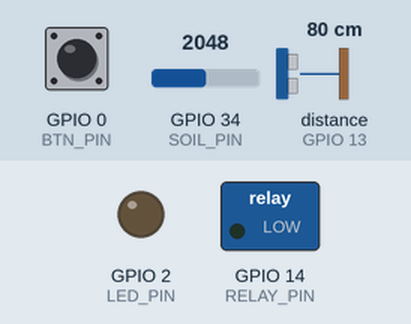
The sketch below on a simulated ESP32. Shown: switched loads named in the sketch (green lamp = pin HIGH), output pins drawn as LEDs (lit = HIGH). Wiring (inferred from the names in the program): ultrasonic range finder: trigger GPIO 5; echo GPIO 13. The inputs (shaded band) are chosen by the test bench; at power-on: distance to the obstacle (sensor on GPIO 13) 80 cm, GPIO 0 (BTN_PIN) HIGH, GPIO 34 (SOIL_PIN) = 2048. The echo pulse lasts 58.3 µs per cm; WiFi joins after 1.5 s; servers stay silent unless stated; uploads are accepted with an empty reply; EEPROM starts erased; pins used as bus, display or sensor lines are not drawn; what the sketch prints to the serial monitor is not drawn.

Above: at 2.9 s.
3.0 s: distance to the obstacle (sensor on GPIO 13) set to 2 cm
6.0 s: GPIO 0 (BTN_PIN) pulled LOW for 1 s
At 7.1 s:
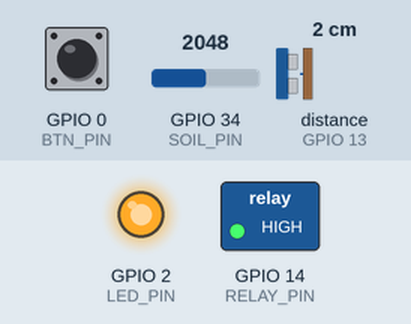
8.5 s: distance to the obstacle (sensor on GPIO 13) set to 16 cm
11.5 s: distance to the obstacle (sensor on GPIO 13) set to 21 cm
At 12.0 s:
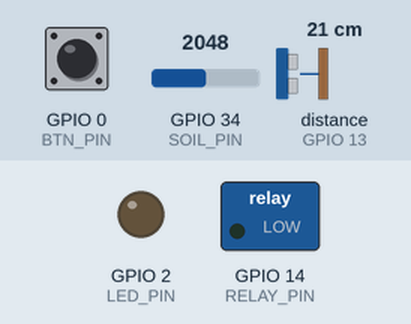
13.0 s: GPIO 0 (BTN_PIN) pulled LOW for 1 s
Timing chart, 0 to 16.0 s (numbered marks = the images above; inputs shaded):
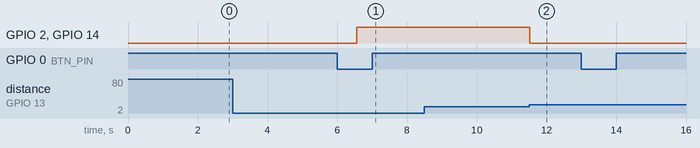

Measured:
- the behaviour switches between 18 and 19 cm on distance to the obstacle (sensor on GPIO 13) (found by bisection; images 1 and 2)
- after the input at 3.0 s, every drawn part: stays the same
- after the input at 6.0 s, GPIO 2 (LED_PIN): LOW → HIGH after 0.56 s; GPIO 14 (RELAY_PIN): LOW → HIGH after 0.55 s
- after the input at 8.5 s, every drawn part: stays the same
- after the input at 11.5 s, GPIO 2 (LED_PIN), GPIO 14 (RELAY_PIN): HIGH → LOW at once
- after the input at 13.0 s, every drawn part: stays the same

The sketch:

Y4Project.ino
```cpp
/*
 * ESP32 — soil moisture, HC-SR04, pump relay, BOOT = manual pump.
 * WiFi failover, Azure config pull, offline auto-irrigate.
 * Pump OFF when water tank empty (>= tankEmptyCm, default 18.5 cm).
 */

#include <WiFi.h>
#include <HTTPClient.h>
#include <Preferences.h>

const char *WIFI_SSIDS[] = { "SSID", "YOUR_BACKUP_SSID" };
const char *WIFI_PASSWORDS[] = { "PASSWORD", "YOUR_BACKUP_PASS" };
const int WIFI_COUNT = 2;

const char *SENSOR_URL = "http://4.233.212.124/sensor_api.php";
const char *CONFIG_URL = "http://4.233.212.124/sensor_config.php?id=";

const unsigned long UPLOAD_MS = 10000;
const unsigned long CONFIG_MS = 2000;
const unsigned long WIFI_TRY_MS = 12000;
const unsigned long DEBUG_MS = 2000;
const unsigned long PUMP_MANUAL_MS = 10000;

#define SOIL_PIN 34
#define TRIG_PIN 5
#define ECHO_PIN 13
#define USOUND_TIMEOUT_US 30000UL
#define RELAY_PIN 14
#define LED_PIN 2
#define BTN_PIN 0

Preferences prefs;
String chipId;

int soilRaw = 0;
float distanceCm = -1.0f;
float tankEmptyCm = 18.5f;

bool pumpOn = false;
unsigned long pumpUntil = 0;
unsigned long lastUpload, lastConfig, lastDebug, lastAutoPump, configRev;
unsigned long pumpMs = 5000, cooldownMs = 300000;
float threshPct = 40.0f;
bool autoOn = false;

int lastBtn = HIGH;
unsigned long debounceAt = 0;

float soilPercent() {
  return ((4095.0f - soilRaw) / 4095.0f) * 100.0f;
}

bool tankIsEmpty() {
  return distanceCm >= 0.0f && distanceCm >= tankEmptyCm;
}

bool pumpAllowed() {
  if (distanceCm < 0.0f) return true;
  return distanceCm < tankEmptyCm;
}

void readDistance() {
  digitalWrite(TRIG_PIN, LOW);
  delayMicroseconds(2);
  digitalWrite(TRIG_PIN, HIGH);
  delayMicroseconds(10);
  digitalWrite(TRIG_PIN, LOW);
  long us = pulseIn(ECHO_PIN, HIGH, USOUND_TIMEOUT_US);
  distanceCm = (us > 0) ? (us * 0.0343f) / 2.0f : -1.0f;
}

void loadPrefs() {
  prefs.begin("irrigate", true);
  threshPct = prefs.getFloat("thresh", 40.0f);
  pumpMs = prefs.getULong("pumpMs", 5000);
  cooldownMs = prefs.getULong("coolMs", 300000);
  autoOn = prefs.getBool("auto", false);
  lastAutoPump = prefs.getULong("lastPump", 0);
  configRev = prefs.getULong("cfgRev", 0);
  tankEmptyCm = prefs.getFloat("tankEmpty", 18.5f);
  prefs.end();
}

void savePrefs() {
  prefs.begin("irrigate", false);
  prefs.putFloat("thresh", threshPct);
  prefs.putULong("pumpMs", pumpMs);
  prefs.putULong("coolMs", cooldownMs);
  prefs.putBool("auto", autoOn);
  prefs.putULong("lastPump", lastAutoPump);
  prefs.putULong("cfgRev", configRev);
  prefs.putFloat("tankEmpty", tankEmptyCm);
  prefs.end();
}

int jInt(const String &b, const char *k, int def) {
  String n = String("\"") + k + "\":";
  int i = b.indexOf(n);
  return (i < 0) ? def : b.substring(i + n.length()).toInt();
}

bool jBool(const String &b, const char *k, bool def) {
  String n = String("\"") + k + "\":";
  int i = b.indexOf(n);
  if (i < 0) return def;
  String t = b.substring(i + n.length());
  if (t.startsWith("true")) return true;
  if (t.startsWith("false")) return false;
  return def;
}

float jFloat(const String &b, const char *k, float def) {
  String n = String("\"") + k + "\":";
  int i = b.indexOf(n);
  if (i < 0) return def;
  return b.substring(i + n.length()).toFloat();
}

void applyConfig(const String &body) {
  bool assigned = jBool(body, "assigned", false);
  int eff = jInt(body, "effective_threshold_percent", 40);
  int pMs = jInt(body, "pump_duration_ms", 5000);
  int cMs = jInt(body, "cooldown_ms", 300000);
  unsigned long rev = (unsigned long)jInt(body, "config_revision", 0);
  float te = jFloat(body, "tank_empty_cm", tankEmptyCm);

  eff = constrain(eff, 0, 100);
  pMs = max(pMs, 1000);
  cMs = max(cMs, 60000);
  if (te >= 5.0f && te <= 50.0f) tankEmptyCm = te;

  autoOn = assigned && jBool(body, "auto_irrigate_enabled", assigned);
  threshPct = (float)eff;
  pumpMs = (unsigned long)pMs;
  cooldownMs = (unsigned long)cMs;
  configRev = rev;
  savePrefs();

  Serial.printf("Config #%lu: auto=%s thresh=%.0f%% pump=%lums tankEmpty=%.1fcm\n",
                rev, autoOn ? "ON" : "OFF", threshPct, pumpMs, tankEmptyCm);
}

void applyConfigIfNew(const String &body) {
  unsigned long rev = (unsigned long)jInt(body, "config_revision", configRev);
  if (rev != configRev) applyConfig(body);
}

bool connectWifi() {
  WiFi.mode(WIFI_STA);
  for (int i = 0; i < WIFI_COUNT; i++) {
    if (!WIFI_SSIDS[i][0] || !strcmp(WIFI_SSIDS[i], "YOUR_BACKUP_SSID")) continue;
    Serial.printf("WiFi: %s ", WIFI_SSIDS[i]);
    WiFi.begin(WIFI_SSIDS[i], WIFI_PASSWORDS[i]);
    unsigned long t0 = millis();
    while (WiFi.status() != WL_CONNECTED && millis() - t0 < WIFI_TRY_MS) {
      delay(300);
      Serial.print('.');
    }
    Serial.println();
    if (WiFi.status() == WL_CONNECTED) {
      Serial.println(WiFi.localIP());
      return true;
    }
    WiFi.disconnect(true);
    delay(200);
  }
  Serial.println("WiFi offline — using saved config");
  return false;
}

void ensureWifi() {
  if (WiFi.status() != WL_CONNECTED) connectWifi();
}

void fetchConfig() {
  if (WiFi.status() != WL_CONNECTED) return;
  HTTPClient http;
  http.begin(String(CONFIG_URL) + chipId);
  http.setTimeout(8000);
  if (http.GET() == 200) applyConfigIfNew(http.getString());
  http.end();
}

void uploadSensor() {
  if (WiFi.status() != WL_CONNECTED) return;
  HTTPClient http;
  http.begin(SENSOR_URL);
  http.addHeader("Content-Type", "application/json");
  http.setTimeout(12000);

  String j = "{\"id\":\"" + chipId + "\"";
  j += ",\"soil_raw\":" + String(soilRaw);
  j += ",\"distance_cm\":" + String(distanceCm, 2);
  j += ",\"pump_running\":" + String(pumpOn ? "true" : "false");
  j += ",\"rssi\":" + String(WiFi.RSSI()) + "}";

  int code = http.POST(j);
  String resp = http.getString();
  http.end();

  if (code == 200) {
    Serial.println("Upload OK");
    applyConfigIfNew(resp);
  } else {
    Serial.printf("Upload HTTP %d\n", code);
  }
}

void startPump(unsigned long ms) {
  if (pumpOn) return;
  if (!pumpAllowed()) {
    Serial.printf("Pump BLOCKED — tank empty (%.1f cm >= %.1f cm)\n", distanceCm, tankEmptyCm);
    return;
  }
  digitalWrite(RELAY_PIN, HIGH);
  pumpOn = true;
  pumpUntil = millis() + ms;
}

void servicePump() {
  if (pumpOn && tankIsEmpty()) {
    digitalWrite(RELAY_PIN, LOW);
    pumpOn = false;
    Serial.println("Pump stopped — tank empty");
    return;
  }
  if (pumpOn && millis() >= pumpUntil) {
    digitalWrite(RELAY_PIN, LOW);
    pumpOn = false;
    Serial.println("Pump stopped");
  }
}

void checkAutoIrrigate() {
  if (pumpOn || !autoOn || !pumpAllowed()) return;
  float pct = soilPercent();
  if (pct >= threshPct) return;
  if (millis() - lastAutoPump < cooldownMs) return;

  startPump(pumpMs);
  lastAutoPump = millis();
  savePrefs();
  Serial.printf("AUTO pump: %.1f%% < %.0f%% (%lums)\n", pct, threshPct, pumpMs);
}

void debugLine() {
  Serial.printf("soil raw=%d (%.1f%%)  thresh=%.0f%%  ", soilRaw, soilPercent(), threshPct);
  if (distanceCm < 0) Serial.print("dist=no echo  ");
  else Serial.printf("dist=%.1f cm  ", distanceCm);
  Serial.printf("auto=%s pump=%s", autoOn ? "ON" : "OFF", pumpOn ? "RUN" : "off");
  if (!pumpAllowed()) Serial.print("  PUMP_BLOCKED");
  Serial.printf("  cfg#%lu\n", configRev);
}

void handleButton() {
  int btn = digitalRead(BTN_PIN);
  if (btn != lastBtn) debounceAt = millis();
  if ((millis() - debounceAt) > 50 && btn == LOW && !pumpOn) {
    if (!pumpAllowed()) {
      Serial.println("Manual pump blocked — tank empty");
    } else {
      startPump(PUMP_MANUAL_MS);
      Serial.println("Manual pump 10s");
    }
  }
  lastBtn = btn;
}

void setup() {
  Serial.begin(115200);
  chipId = String((uint32_t)ESP.getEfuseMac(), HEX);

  pinMode(LED_PIN, OUTPUT);
  pinMode(TRIG_PIN, OUTPUT);
  pinMode(ECHO_PIN, INPUT);
  pinMode(SOIL_PIN, INPUT);
  pinMode(RELAY_PIN, OUTPUT);
  pinMode(BTN_PIN, INPUT_PULLUP);
  digitalWrite(RELAY_PIN, LOW);

  loadPrefs();
  connectWifi();
  fetchConfig();

  Serial.println("Smart garden sensor");
  Serial.print("Chip ID: ");
  Serial.println(chipId);
}

void loop() {
  soilRaw = analogRead(SOIL_PIN);
  readDistance();

  handleButton();
  servicePump();
  checkAutoIrrigate();

  if (millis() - lastDebug >= DEBUG_MS) {
    lastDebug = millis();
    debugLine();
  }

  if (millis() - lastConfig >= CONFIG_MS) {
    lastConfig = millis();
    ensureWifi();
    fetchConfig();
  }

  if (millis() - lastUpload >= UPLOAD_MS) {
    lastUpload = millis();
    ensureWifi();
    uploadSensor();
  }

  digitalWrite(LED_PIN, pumpOn ? HIGH : LOW);
  delay(pumpOn ? 100 : 200);
}
```
